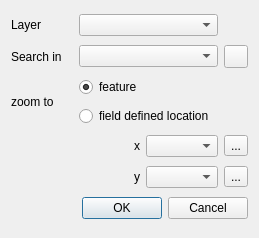
<?xml version="1.0" encoding="UTF-8"?>
<ui version="4.0">
 <class>Dialog</class>
 <widget class="QDialog" name="Dialog">
  <property name="geometry">
   <rect>
    <x>0</x>
    <y>0</y>
    <width>259</width>
    <height>238</height>
   </rect>
  </property>
  <property name="windowTitle">
   <string>Dialog</string>
  </property>
  <layout class="QGridLayout" name="gridLayout_3">
   <item row="7" column="0" colspan="4">
    <widget class="QDialogButtonBox" name="buttonBox">
     <property name="orientation">
      <enum>Qt::Horizontal</enum>
     </property>
     <property name="standardButtons">
      <set>QDialogButtonBox::Cancel|QDialogButtonBox::Ok</set>
     </property>
    </widget>
   </item>
   <item row="4" column="3">
    <widget class="QToolButton" name="toolButton_2">
     <property name="text">
      <string>...</string>
     </property>
     <property name="icon">
      <iconset resource="../resources.qrc">
       <normaloff>:/plugins/globalfinder/icons/expression.svg</normaloff>:/plugins/globalfinder/icons/expression.svg</iconset>
     </property>
    </widget>
   </item>
   <item row="0" column="1" colspan="2">
    <widget class="QComboBox" name="layer"/>
   </item>
   <item row="4" column="1">
    <widget class="QLabel" name="label_3">
     <property name="text">
      <string>x</string>
     </property>
     <property name="alignment">
      <set>Qt::AlignRight|Qt::AlignTrailing|Qt::AlignVCenter</set>
     </property>
    </widget>
   </item>
   <item row="5" column="1">
    <widget class="QLabel" name="label_4">
     <property name="text">
      <string>y</string>
     </property>
     <property name="alignment">
      <set>Qt::AlignRight|Qt::AlignTrailing|Qt::AlignVCenter</set>
     </property>
    </widget>
   </item>
   <item row="3" column="1" colspan="3">
    <widget class="QRadioButton" name="radioButton_4">
     <property name="text">
      <string>field defined location</string>
     </property>
     <attribute name="buttonGroup">
      <string notr="true">buttonGroup</string>
     </attribute>
    </widget>
   </item>
   <item row="5" column="3">
    <widget class="QToolButton" name="toolButton_3">
     <property name="text">
      <string>...</string>
     </property>
     <property name="icon">
      <iconset resource="../resources.qrc">
       <normaloff>:/plugins/globalfinder/icons/expression.svg</normaloff>:/plugins/globalfinder/icons/expression.svg</iconset>
     </property>
    </widget>
   </item>
   <item row="5" column="2">
    <widget class="QComboBox" name="yField"/>
   </item>
   <item row="4" column="2">
    <widget class="QComboBox" name="xField"/>
   </item>
   <item row="2" column="1" colspan="3">
    <widget class="QRadioButton" name="radioButton_3">
     <property name="text">
      <string>feature</string>
     </property>
     <property name="checked">
      <bool>true</bool>
     </property>
     <attribute name="buttonGroup">
      <string notr="true">buttonGroup</string>
     </attribute>
    </widget>
   </item>
   <item row="1" column="0">
    <widget class="QLabel" name="label_2">
     <property name="text">
      <string>Search in</string>
     </property>
    </widget>
   </item>
   <item row="1" column="1" colspan="2">
    <widget class="QComboBox" name="searchField"/>
   </item>
   <item row="0" column="0">
    <widget class="QLabel" name="label">
     <property name="text">
      <string>Layer</string>
     </property>
    </widget>
   </item>
   <item row="2" column="0" rowspan="2">
    <widget class="QLabel" name="label_5">
     <property name="text">
      <string>zoom to</string>
     </property>
    </widget>
   </item>
   <item row="1" column="3">
    <widget class="QToolButton" name="toolButton">
     <property name="text">
      <string/>
     </property>
     <property name="icon">
      <iconset resource="../resources.qrc">
       <normaloff>:/plugins/globalfinder/icons/expression.svg</normaloff>:/plugins/globalfinder/icons/expression.svg</iconset>
     </property>
    </widget>
   </item>
  </layout>
 </widget>
 <resources>
  <include location="../resources.qrc"/>
 </resources>
 <connections>
  <connection>
   <sender>buttonBox</sender>
   <signal>accepted()</signal>
   <receiver>Dialog</receiver>
   <slot>accept()</slot>
   <hints>
    <hint type="sourcelabel">
     <x>248</x>
     <y>254</y>
    </hint>
    <hint type="destinationlabel">
     <x>157</x>
     <y>274</y>
    </hint>
   </hints>
  </connection>
  <connection>
   <sender>buttonBox</sender>
   <signal>rejected()</signal>
   <receiver>Dialog</receiver>
   <slot>reject()</slot>
   <hints>
    <hint type="sourcelabel">
     <x>316</x>
     <y>260</y>
    </hint>
    <hint type="destinationlabel">
     <x>286</x>
     <y>274</y>
    </hint>
   </hints>
  </connection>
 </connections>
 <buttongroups>
  <buttongroup name="buttonGroup"/>
 </buttongroups>
</ui>
